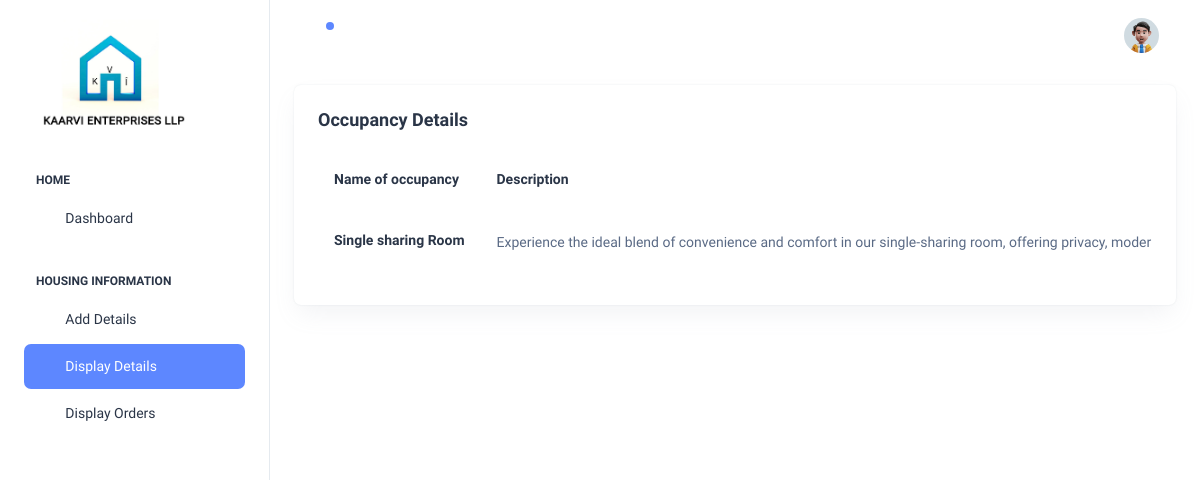
The page /Backend/displaydetails/ on the database as committed earlier.
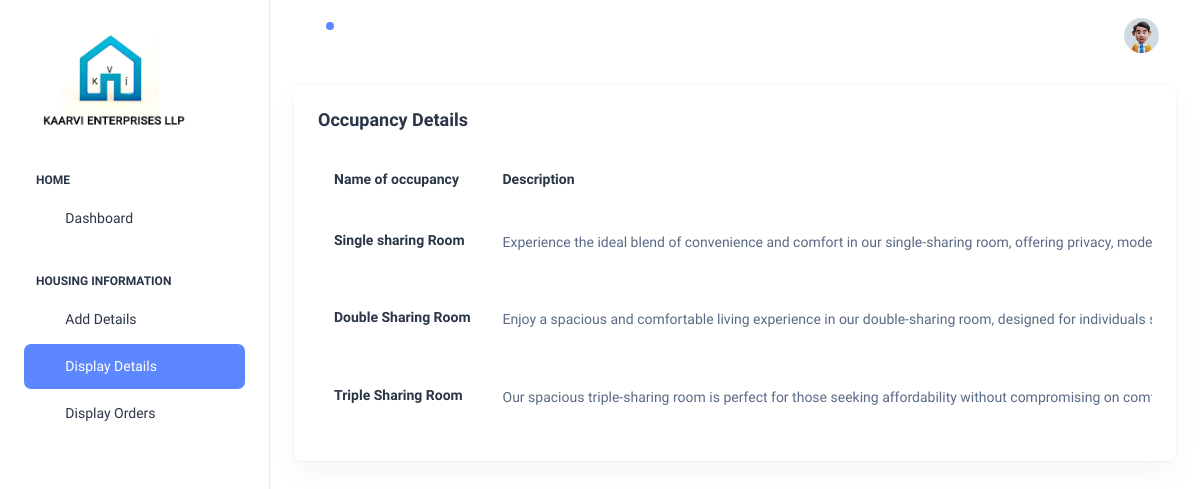
The same page on the database as committed later.
### Backend/models.py (models this page shows)
class DetailsDB(models.Model):
    name = models.CharField(max_length=100, null=True, blank=True)
    description = models.CharField(max_length=500, null=True, blank=True)
    price = models.IntegerField(null=True, blank=True)
    advprice = models.IntegerField(null=True, blank=True)
    roomimage1 = models.ImageField(upload_to="Room_images", null=True, blank=True)
    roomimage2 = models.ImageField(upload_to="Room_images", null=True, blank=True)
    roomimage3 = models.ImageField(upload_to="Room_images", null=True, blank=True)

### Backend/views.py (the view)
# urls.py: path('displaydetails/', views.displaydetails, name='displaydetails'),
def displaydetails(req):
    data = DetailsDB.objects.all()
    return render(req, "displaydetails.html", {'data': data})

### Backend/templates/displaydetails.html (shortened to what this page needs)
<!DOCTYPE html>
<html lang="en">
{% extends 'index.html' %}
{% block content %}
<head>
</head>
<body>
<div class="card w-100">
              <div class="card-body p-4">
                <h5 class="card-title fw-semibold mb-4">Occupancy  Details</h5>
                <div class="table-responsive">
                  <table class="table text-nowrap mb-0 align-middle">
                    <thead class="text-dark fs-4">
                      <tr>
                        <th class="border-bottom-0">
                          <h6 class="fw-semibold mb-0">Name of occupancy</h6>
                        </th>
                        <th class="border-bottom-0">
                          <h6 class="fw-semibold mb-0">Description</h6>
                        </th>
                      </tr>
                    </thead>
                    <tbody>
                    {% for i in data %}
                      <tr>
                        <td class="border-bottom-0">
                            <h6 class="fw-semibold mb-1">{{i.name}}</h6>
                        </td>
                        <td class="border-bottom-0">
                          <p class="mb-0 fw-normal">{{i.description}}</p>
                        </td>
                      </tr>
                     {% endfor %}
                    </tbody>
                  </table>
                </div>
              </div>
            </div>
</body>
</html>
{% endblock %}

Rows that differ between the two databases and show on the page:
added DetailsDB: name "Double Sharing Room", description "Enjoy a spacious and comfortable living experience in our double-sharing room, designed for individuals…"
added DetailsDB: name "Triple Sharing Room", description "Our spacious triple-sharing room is perfect for those seeking affordability without compromising on…"
